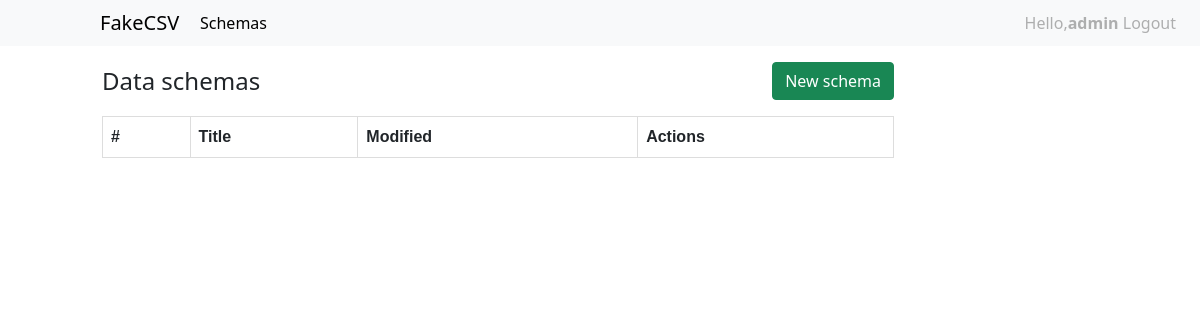
Before: /main/ (signed in) with the older database file.
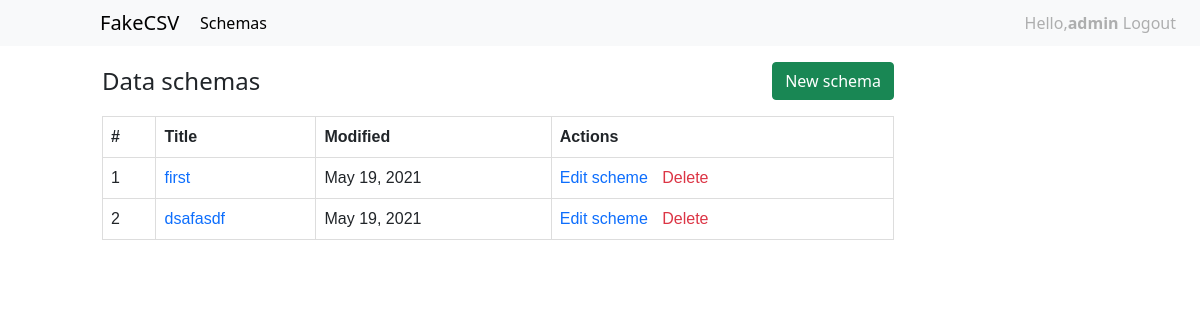
After: the same page with the newer database file.
### main/models.py (models this page shows, shortened)
class Schema(models.Model):
    user = models.ForeignKey(USER_MODEL, verbose_name='Author', on_delete=models.CASCADE, db_index=True)
    title = models.CharField('Title', max_length=50, unique=True)
    created_at = models.DateField(auto_now=True)
    url = models.CharField(max_length=200,blank=True,null=True)

### main/views.py (the view)
# urls.py: path('main/', HomePage.as_view(), name='home'),
class HomePage(TemplateView):
    template_name = 'index.html'
    def get_context_data(self, *args, **kwargs):
        schemas = Schema.objects.filter(user=self.request.user)
        context = super().get_context_data(*args, **kwargs)
        if schemas:
            context['schemas'] = schemas
        return context

### main/templates/index.html (shortened to what this page needs)
{% extends 'base.html' %}
{% load static %}
{% block css %}
<link rel="stylesheet" href="{% static 'css/index.css' %}">
{% endblock %}
{% block content %}
<div class="row">
    <div class="col-1">
    </div>
    <div class="col-2 d-flex justify-content-start align-items-center pt-3">
        <span class="data-text"> Data schemas</span>
    </div>
    <div class="col-6 d-flex justify-content-end align-items-center pt-3">
        <a href="/create" type="button" class="btn btn-success new-schema-button">New schema</a>
    </div>
    <div class="col-3"></div>
    <div class="col-1"></div>
    <div class="col-8 pt-3">
        <table>
            <tr>
                <th>#</th>
                <th>Title</th>
                <th>Modified</th>
                <th>Actions</th>
            </tr>
            {% for schema in schemas %}
            <tr>
                <td>{{forloop.counter}}</td>
                <td><a href="#">{{schema.title}}</a> </td>
                <td>{{schema.created_at}}</td>
                <td>
                <a href="{% url 'update' schema.id %}" >Edit scheme</a>
                <a href="{% url 'delete' schema.id %}" class="text-danger delete-button">Delete</a></td>
            </tr>
            {% endfor %}
        </table>
    </div>
</div>
{% endblock %}

### main/templates/base.html (shortened to what this page needs)
<!DOCTYPE html>
{% load static %}
<html lang="en">
<head>
    <link href="https://cdn.jsdelivr.net/npm/bootstrap@5.0.1/dist/css/bootstrap.min.css" rel="stylesheet"
>
    {% block css %}
    {% endblock %}
</head>
<body>
    {% include 'includes/navbar.html' %}
    {% block content %}
    {% endblock %}
</body>
</html>

### main/templates/includes/navbar.html (shortened to what this page needs)
{% load static %}
{% block css %}
<link rel="stylesheet" href="{% static 'css/navbar.css' %}">
{% endblock %}
<nav class="navbar navbar-light bg-light">
    <div class="row w-100 align-items-center justify-content-around">
        <div class="col-1 d-flex justify-content-start ">
            <span class="fakecsv-text">
                FakeCSV
            </span>
        </div>
        <div class="col-1">
            <a style="color: black;" href="/main/">Schemas</a>
        </div>
        <div class="col-9 d-flex justify-content-end">
            {% if user.is_authenticated %}
            <span class="hello-text">
                Hello,<span style="font-weight: bold;">{{user.username}}</span>  <a style="color: rgba(0, 0, 0, 0.3);" href="{% url 'logout' %}">Logout </a>
            </span>
            {% endif %}
        </div>
    </div>
</nav>

### static/css/index.css (style rules this page uses)
.fakecsv-text { font-size: 20px; color:#000000; }
.hello-text { color: rgba(0, 0, 0, 0.3); font-size: 16px; }
a { text-decoration: none; }
.new-schema-button { font-size: 16px !important; }
.data-text { font-size: 24px; }
.delete-button { margin-left: 10px !important; }
body { overflow-y: hidden; overflow-x: hidden; }

### static/css/navbar.css (style rules this page uses)
.fakecsv-text { font-size: 20px; color:#000000; }
.hello-text { color: rgba(0, 0, 0, 0.3); font-size: 16px; }
a { text-decoration: none; }

### main/templates/index.html (style rules this page uses)
table { font-family: arial, sans-serif; border-collapse: collapse; width: 100%; }
td, th { border: 1px solid #dddddd; text-align: left; padding: 8px; }

Changed rows visible on the page:
added Schema: title "first", created_at "May 19, 2021"
added Schema: title "dsafasdf", created_at "May 19, 2021"
